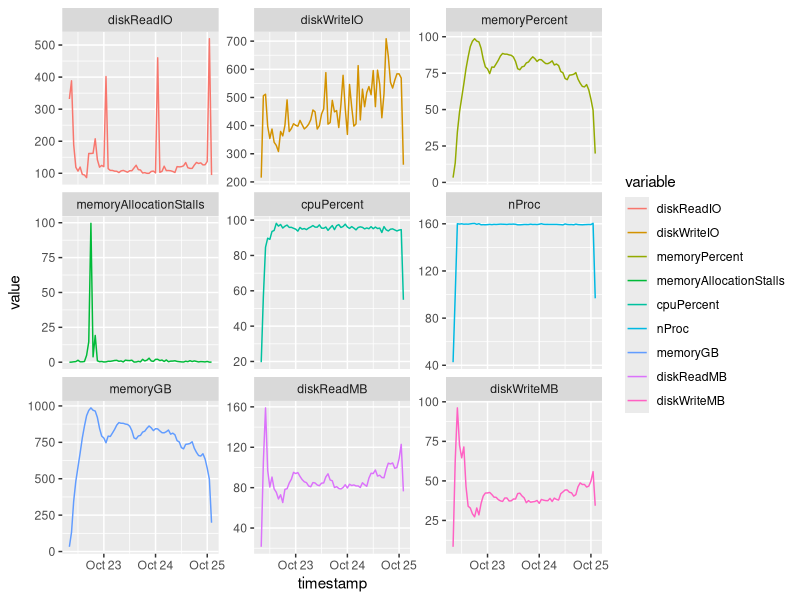

R code for this plot:
#!/usr/bin/env Rscript
library(data.table)
library(ggplot2)

df = fread("oracle_metrics.tsv")
df[, timestamp:=as.POSIXct(timestamp, tz="GMT")]
# MB/s
df[, diskReadMB:=diskReadBytes/1e6]
df[, diskWriteMB:=diskWriteBytes/1e6]
df[, diskReadBytes:=NULL]
df[, diskWriteBytes:=NULL]

df.melt = melt(df, id.vars="timestamp")

ggplot(df.melt, aes(x=timestamp, y=value, color=variable)) +
    facet_wrap(. ~ variable, scales="free_y") +
    geom_line()
